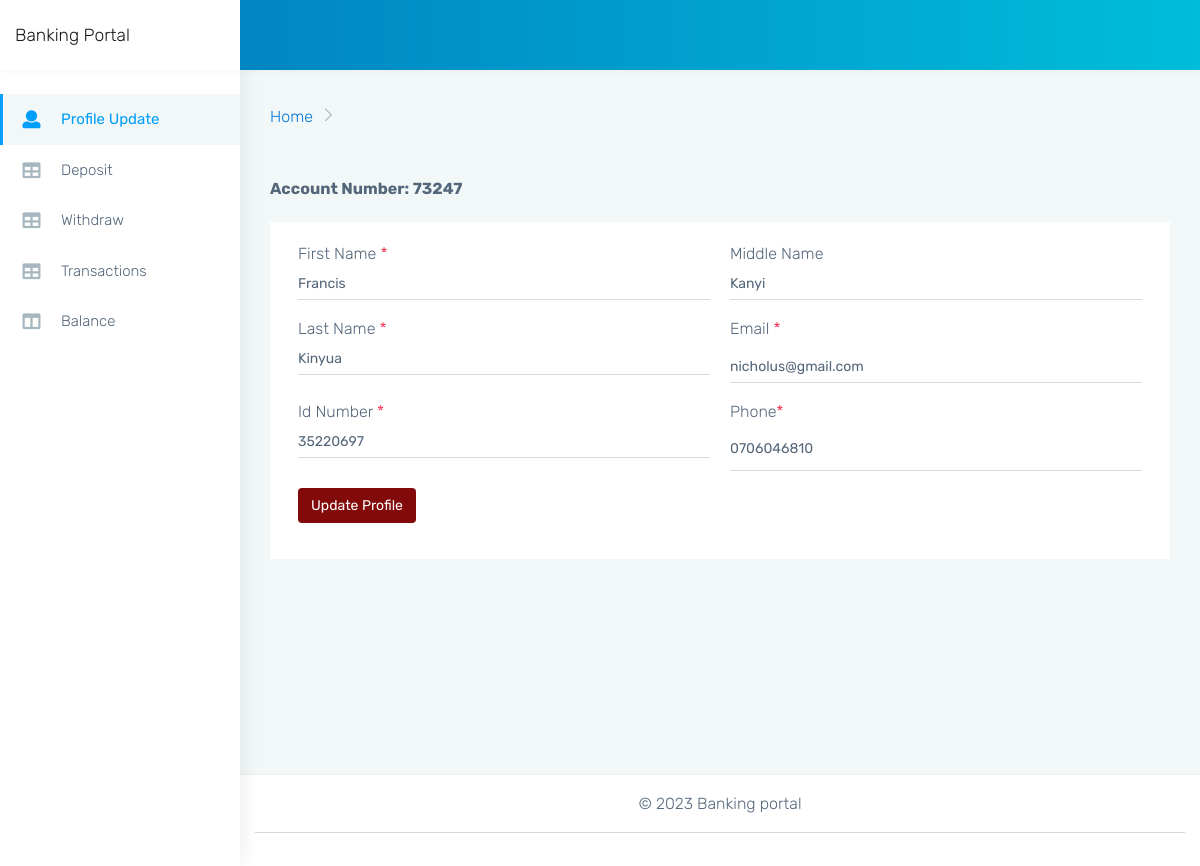
/profile/ (signed in), run on the app's committed database.
### home/models.py (models this page shows, shortened)
class Account(models.Model):
    rad = ''.join(random.choices(string.digits, k=8))
    owner = models.OneToOneField(User, on_delete=models.CASCADE)
    account_number = models.IntegerField(default=rad)
    balance = models.IntegerField(default=0);

class User(AbstractUser):
    first_name = models.CharField(max_length=70, blank=True);
    middle_name = models.CharField(max_length=70, blank=True);
    last_name = models.CharField(max_length=70, blank=True);
    email = models.CharField(max_length=70, blank=True);
    phone = models.CharField(max_length=20);
    id_number = models.CharField(max_length=10);
    USER_NAME_FIELD = 'email'

### home/views.py (the view)
# urls.py: path('profile/', views.profile, name='profile'),
def profile(request, *args, **kwargs):
    if request.method == 'POST':
        email = request.POST['email'].lower()
        first_name = request.POST['first_name']
        middle_name = request.POST['middle_name']
        last_name = request.POST['last_name']
        id_number = request.POST['id_number']
        phone = request.POST['phone']
        if email =="" or first_name=="" or last_name=="" or email=="":
            messages.info(request, " All the fields are required")
            return redirect('profile')
        if len(id_number) != 8:
            messages.info(request, " A valid Id number should have 8 digits!")
            return redirect('profile')
        if len(phone) < 9 or len(phone) >13:
            messages.info(request, " A valid phone number should have 10 - 13 digits!")
            return redirect('profile')
        else:
            entry = User.objects.get(email=request.user.email)
            entry.first_name = first_name
            entry.last_name = last_name
            entry.middle_name = middle_name
            entry.email =email
            entry.phone = phone
            entry.id_number = id_number
            entry.save()
            messages.info(request, "Profile updated successfully.")
            return redirect('profile')
    else:
        account = Account.objects.get(id=request.user.id)
        user = User.objects.get(id=request.user.id)
        context = {
            'user':user,
            'account':account
        }
        return render(request, 'home/profile.html', context)

### home/templates/home/profile.html (shortened to what this page needs)
{% extends "home/base2.html" %}
{% load static %}
{% block content %}
            <div class="container-fluid">
               <h5 class="mb-4">Account Number: {{account.account_number}}</h5>
                    <div class="row">
                    <div class="col-lg-12 col-xlg-12 col-md-12">
                        <div class="card">
                            <div class="card-body">
                                <form class="form-horizontal form-material mx-2" action="" method="POST">
                                <div class="row">
                                    <div class="col-md-6 form-group">
                                        <label class="mb-0">First Name <span class="text-danger">*</span></label>
                                        <div class="">
                                            <input type="text" name = "first_name" value="{{user.first_name}}"
                                                class="form-control ps-0 form-control-line" required>
                                        </div>
                                    </div>
                                    <div class="col-md-6 form-group">
                                        <label class=" mb-0">Middle Name</label>
                                        <div class="">
                                            <input type="text" name = "middle_name" value="{{user.middle_name}}"
                                                class="form-control ps-0 form-control-line">
                                        </div>
                                    </div>
                                </div>
                                <div class="row">
                                    <div class="col-md-6 form-group">
                                        <label class="mb-0">Last Name <span class="text-danger">*</span></label>
                                        <div class="">
                                            <input type="text" name = "last_name" value="{{user.last_name}}"
                                                class="form-control ps-0 form-control-line" required>
                                        </div>
                                    </div>
                                    <div class="col-md-6 form-group">
                                        <label for="example-email" class="">Email <span class="text-danger">*</span></label>
                                        <div class="">
                                            <input type="email" name ="email" value="{{user.email}}"
                                                class="form-control ps-0 form-control-line"
                                                id="example-email" required>
                                        </div>
                                    </div>
                                </div>
                                <div class="row">
                                    <div class="col-md-6 form-group">
                                        <label class="mb-0">Id Number <span class="text-danger">*</span></label>
                                        <div class="">
                                            <input ype="tel" name = "id_number" value="{{user.id_number}}"
                                                class="form-control ps-0 form-control-line" required>
                                        </div>
                                    </div>
                                    <div class="col-md-6 form-group">
                                        <label class="mb-0">Phone<span class="text-danger">*</span></label>
                                        <div class="">
                                            <input type="tel" name ="phone" value="{{user.phone}}"
                                                class="form-control ps-0 form-control-line p-4" required>
                                        </div>
                                    </div>
                                </div>
                                    <div class="form-group">
                                        <div class="col-sm-12 d-flex">
                                            <button type="submit" style="background-color: rgb(131, 10, 10);"
                                             class="btn mx-auto mx-md-0 text-white">Update Profile</button>
                                        </div>
                                    </div>
                                </form>
                            </div>
                        </div>
                    </div>
                </div>
            </div>
{% endblock %}

### data on the page
Account: account_number "73247"
User: first_name "Francis", middle_name "Kanyi", last_name "Kinyua", email "nicholus@gmail.com", id_number "35220697", phone "0706046810"
